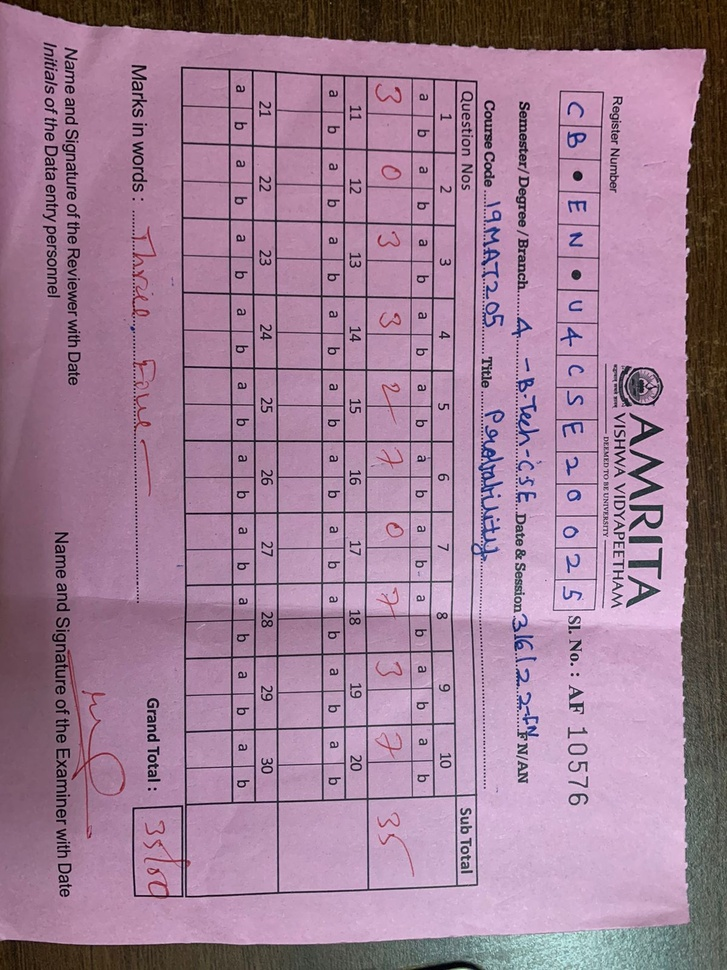
#> input picture Image1.jpg, 727 x 970 px, shrunk from 1200 x 1600 before the run, found by its file name
$ python 3_3_Intensity_Transformations_Contrast_Streaching_and_Slicing.py
#> lines starting #> are read from the running program, lines starting #| are printed output that depends on the picture; after the words box and inside, x2 and y2 are one past the last pixel; in counts of white or black regions, pixels touching at a corner belong together
import cv2
import numpy as np
import matplotlib.pyplot as plt
from PIL import Image

image = cv2.imread("D:\DHARUN\STUDY\SEM 5\Digital Image Processing\Project\Image1.jpg")
#> image is the input picture: shape (970, 727, 3); mean B, G, R 149.7, 126, 160.1
img = cv2.cvtColor(image, cv2.COLOR_BGR2GRAY)
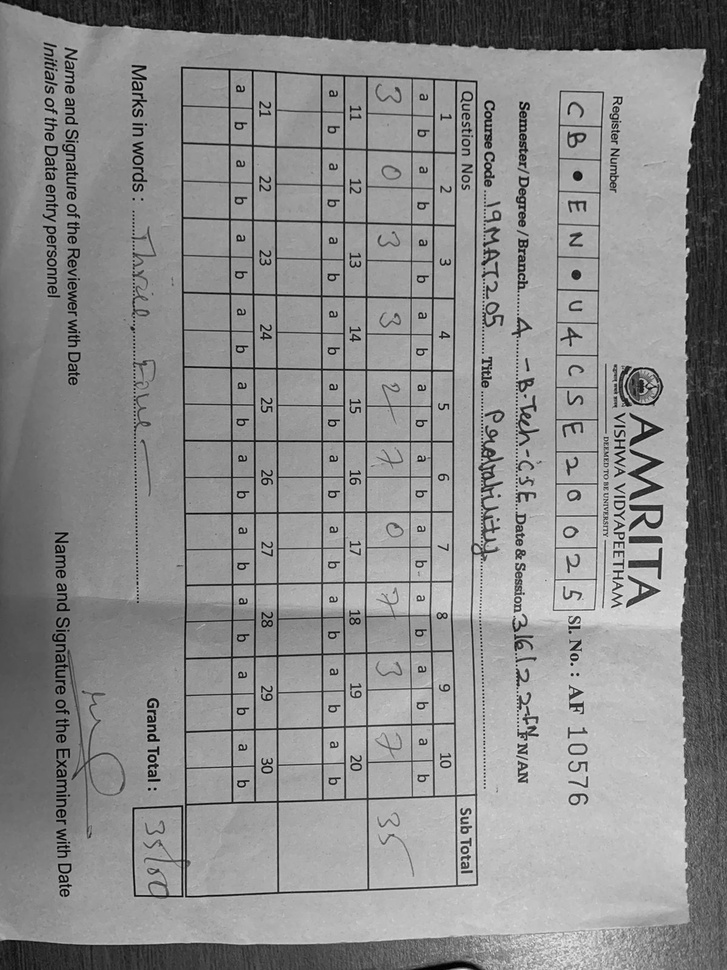
#> img: shape (970, 727); min 0, max 239, mean 138.9
def contrastStreaching(pix, r1, s1, r2, s2):
    if (0 <= pix and pix <= r1):
        return (s1 / r1)*pix
    elif (r1 < pix and pix <= r2):
        return ((s2 - s1)/(r2 - r1)) * (pix - r1) + s1
    else:
        return ((255 - s2)/(255 - r2)) * (pix - r2) + s2
def slice1(img,a,b,c):
    r,c=img.shape
    timg=img.copy()
    for i in range(r):
        for j in range(c):
            if timg[i][j]>=a and timg[i][j]<=b:
                timg[i][j]=c
    return timg

def slice2(img,a,b,c):
    r,c=img.shape
    timg=img.copy()
    for i in range(r):
        for j in range(c):
            if timg[i][j]<=a or timg[i][j]>=b:
                timg[i][j]=c
    return timg

pixelVal_vec = np.vectorize(contrastStreaching)
CS= pixelVal_vec(img, 70, 0, 140, 255)
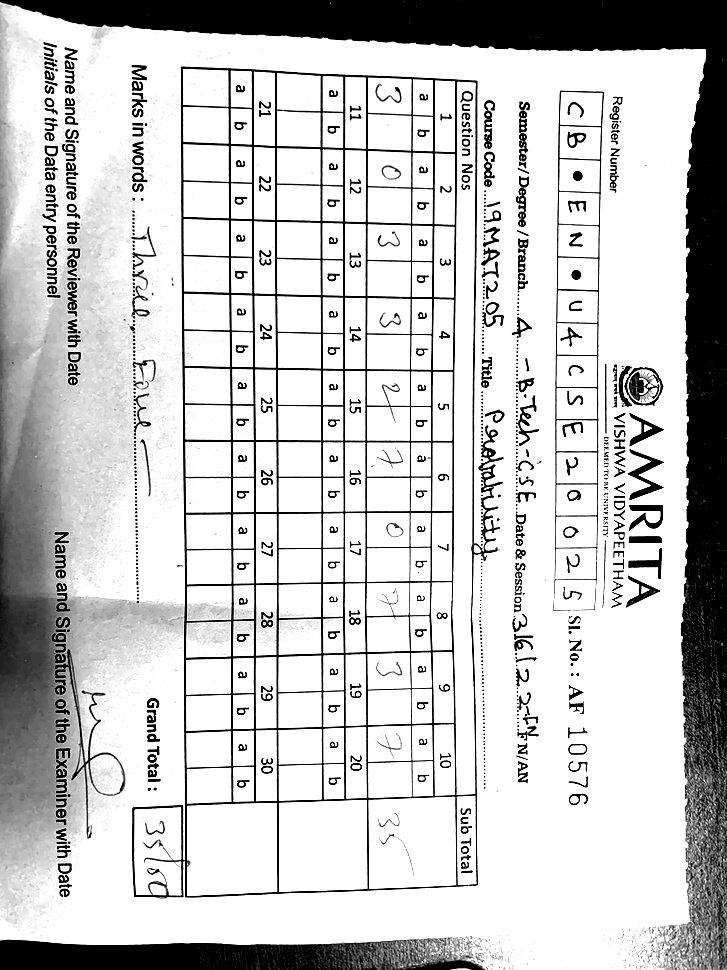
#> CS: shape (970, 727) float64; min 0, max 255, mean 200.9

IS1 = slice1(img,50,100,200)
#> after the loop in slice1, `for i in range(r):`:
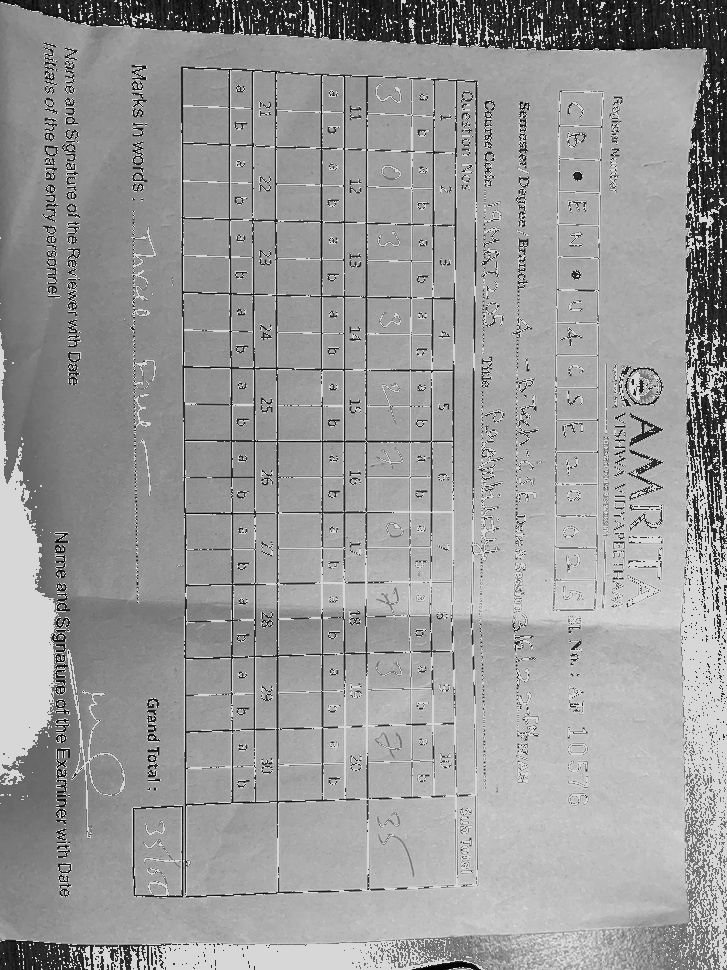
#> timg: shape (970, 727); 10.35% of pixels changed, all inside (x1, y1, x2, y2) = (0, 0, 727, 970)
IS2 = slice2(img,50,100,200)
#> after the loop in slice2, `for i in range(r):`:
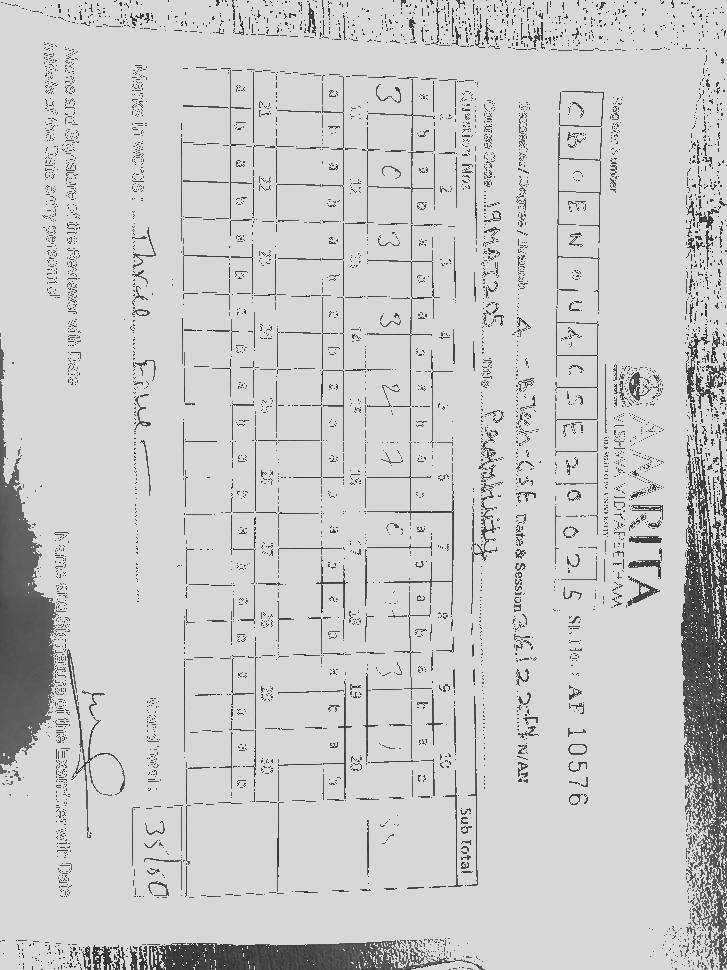
#> timg: shape (970, 727); min 51, max 215, mean 201.3
cv2.imshow('Contrast Streching', CS)
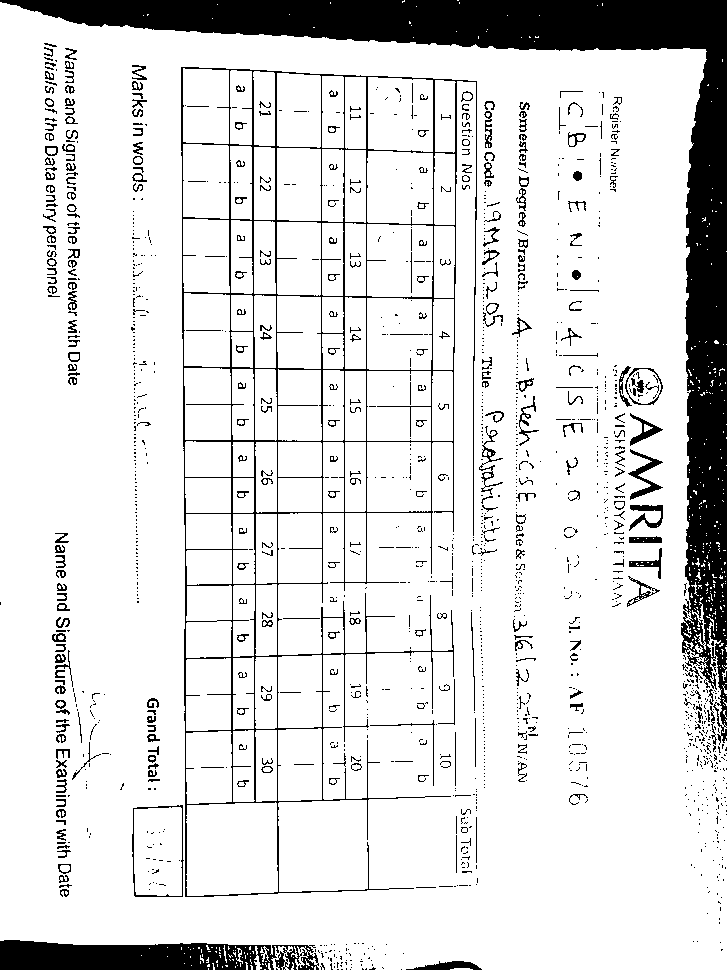
#> window 'Contrast Streching': shape (970, 727); 86.9% white; 1536 black regions (1181 under 20 px), largest, box (x1, y1, x2, y2) and area: (0, 0, 727, 745) 50380, (181, 67, 477, 897) 13954, (0, 940, 319, 970) 7320
cv2.imshow('Intensity Slicing 1', IS1)
cv2.imshow('Intensity Slicing 2', IS2)
if cv2.waitKey(0) & 0xff == 27:
#> (key Esc is pressed here)
    cv2.destroyAllWindows()
